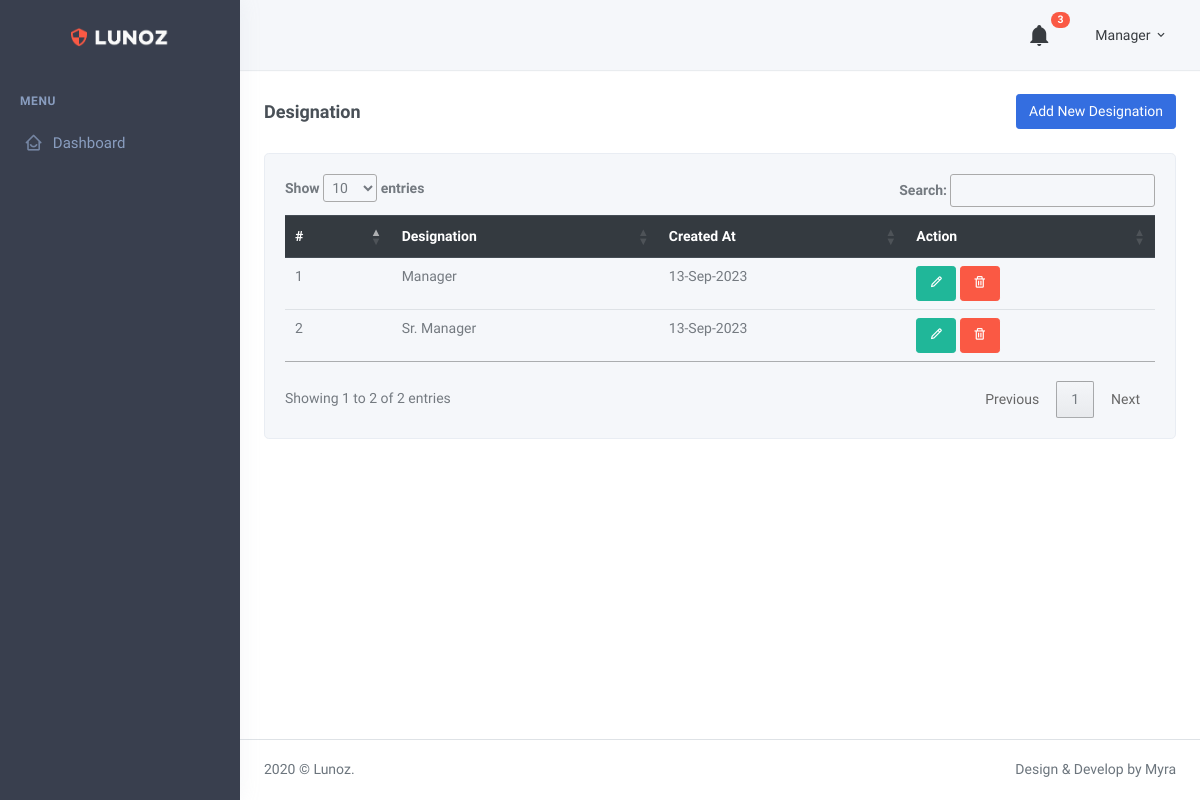
The app's page /designation.php (signed in) with its own data.
### tables this page shows
CREATE TABLE `designation` (
  `ID` int(11) NOT NULL,
  `designation_name` varchar(255) NOT NULL,
  `added_by` varchar(255) NOT NULL,
  `deletedStatus` int(11) NOT NULL DEFAULT 0,
  `created_at` timestamp NOT NULL DEFAULT current_timestamp()
);

### designation.php (the view, shortened to what this page needs)
<?php
include('include/dbconn.php');
?>
<!DOCTYPE html>
<html lang="en">
<head>
    <link href="assets/css/bootstrap.min.css" rel="stylesheet" type="text/css" />
    <link href="assets/css/icons.min.css" rel="stylesheet" type="text/css" />
    <link href="assets/css/theme.min.css" rel="stylesheet" type="text/css" />
    <link rel="stylesheet" href="https://cdn.datatables.net/1.13.6/css/jquery.dataTables.min.css">
</head>
<body>
    <div id="layout-wrapper">
        <?php include('include/header.php') ?>
        <?php include('include/navbar.php') ?>
        <div class="main-content">
            <div class="page-content">
                <div class="container-fluid">
                    <div class="row">
                        <div class="col-12">
                            <div class="page-title-box d-flex align-items-center justify-content-between">
                                <h4 class="mb-0 font-size-18">Designation</h4>
                                <div class="page-title-right">
                                    <a href="add_designation.php" class="btn btn-primary">Add New Designation</a>
                                </div>
                            </div>
                        </div>
                    </div>
                    <div class="row">
                        <div class="col-xl-12">
                            <div class="card">
                                <div class="card-body">
                                    <div class="table-responsive">
                                        <table class="table mb-0" id='emptTable'>
                                            <thead class="thead-dark">
                                                <tr>
                                                    <th>#</th>
                                                    <th>Designation</th>
                                                    <th>Created At</th>
                                                    <th>Action</th>
                                                </tr>
                                            </thead>
                                            <tbody>
                                                <?php
                                                    $department = mysqli_query($db,"SELECT * FROM `designation` WHERE deletedStatus='0'");
                                                    $count = 1;
                                                    while($read = mysqli_fetch_assoc($department))
                                                    {
                                                ?>
                                                <tr>
                                                    <td><?php echo $count++; ?></td>
                                                    <td><?php echo $read['designation_name']; ?></td>
                                                    <td><?php echo date_format(date_create($read['created_at']),"d-M-Y") ?></td>
                                                    <td>
                                                        <div class="">
                                                            <a href="edit_designation.php?id=<?php echo $read['ID']; ?>" onclick="return confirm('Are You Sure You Want To Edit This Record ?');" class="btn btn-success"><i class="bx bx-pencil"></i></a>
                                                            <a href="deleted_designation.php?id=<?php echo $read['ID']; ?>" onclick="return confirm('Are You Sure You Want To Delete This Record ?');" class="btn btn-danger"><i class="bx bx-trash"></i>
                                                            </a>
                                                        </div>
                                                    </td>
                                                </tr>
                                                <?php } $count; ?>
                                            </tbody>
                                        </table>
                                    </div>
                                </div>
                            </div>
                        </div>
                    </div>
                </div>
                <footer class="footer">
                    <div class="container-fluid">
                        <div class="row">
                            <div class="col-sm-6">
                                2020 © Lunoz.
                            </div>
                            <div class="col-sm-6">
                                <div class="text-sm-right d-none d-sm-block">
                                    Design & Develop by Myra
                                </div>
                            </div>
                        </div>
                    </div>
                </footer>
            </div>
        </div>
</body>
</html>

### records on screen
designation: designation_name "Manager", created_at "13-Sep-2023"
designation: designation_name "Sr. Manager", created_at "13-Sep-2023"

### other values on screen
$_SESSION['admin_name'] "Manager"
